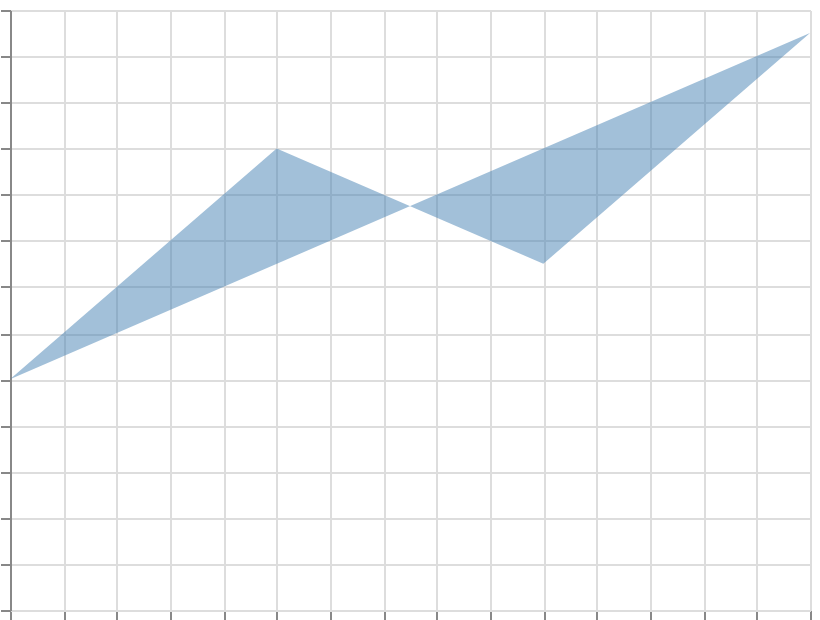

Source (Vega-Lite JSON):
### Vega specification from a JSON file in a GitHub repository (floating-point values rounded to 4 significant figures)
{"$schema": "https://vega.github.io/schema/vega/v6.json", "width": 400, "height": 300, "padding": 5, "autosize": "none", "data": [{"name": "table", "values": [{"x": 0, "y": 10}, {"x": 1, "y": 20}, {"x": 2, "y": 15}, {"x": 3, "y": 25}]}], "scales": [{"name": "x", "type": "linear", "domain": {"data": "table", "field": "x"}, "range": "width", "nice": true}, {"name": "y", "type": "linear", "domain": {"data": "table", "field": "y"}, "range": [{"signal": "height"}, 0], "nice": true}], "marks": [{"type": "area", "from": {"data": "table"}, "encode": {"update": {"x": {"scale": "x", "field": "x"}, "y": {"scale": "y", "field": "y"}, "y2": {"scale": "y", "value": 0}, "fill": {"value": "steelblue"}, "fillOpacity": {"value": 0.5}, "interpolate": {"value": "linear-closed"}, "tension": {"value": 0}}}}], "axes": [{"scale": "x", "orient": "bottom", "grid": true, "labels": false}, {"scale": "y", "orient": "left", "grid": true, "labels": false}]}
